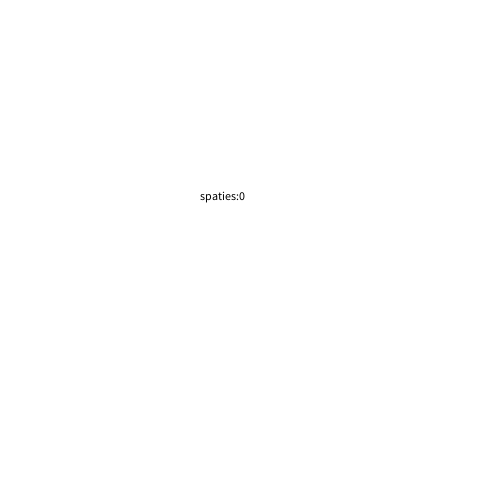
Frame 1 (no input)
Frame 60 (the mouse pressed at the canvas centre just before this capture): identical to frame 1, image omitted
Frame 120 (the mouse held since frame 60 and released just before this capture): identical to frame 1, image omitted

The Processing sketch that drew this single still picture (run headless with seeded random() and noise(); from frame 60 on, the mouse is pressed at the canvas centre):

// Processing sketch: H12_opdr_2
// ── H12_opdr_2.pde
int seconden;
int aantalSpaties = 0;
boolean spammen = true;

void setup(){
  size(500,500);

}

void draw(){
 background (255,255,255);

  seconden= millis() /1000;
  if (seconden >=10){
    spammen = false;
}
fill(0,0,0);
text("spaties:" + aantalSpaties, 200,200);
}

void keyReleased(){
  if (keyCode == 32 && spammen){
  aantalSpaties++;
}
}
